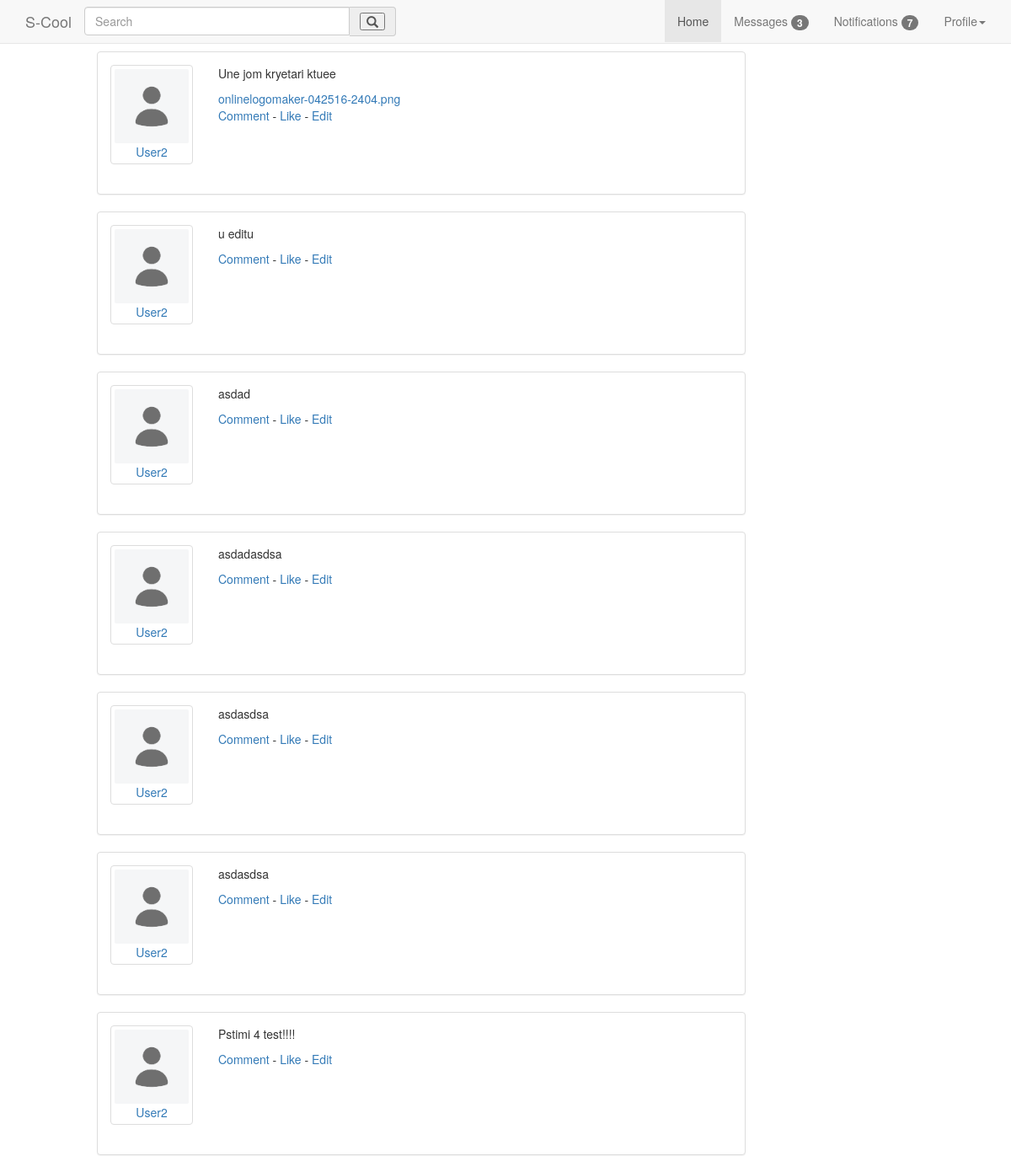
The page /WebContent/mainPage/grupi.php?idG=13&idS=4 (signed in) on the database its author committed.
### tables this page shows
CREATE TABLE `postimi` (
  `ID` int(11) NOT NULL,
  `Tekst` text,
  `File_Name` text,
  `File_Type` varchar(20) DEFAULT NULL,
  `File_size` int(11) DEFAULT NULL,
  `Content` mediumblob,
  `FK_Studenti` int(11) DEFAULT NULL,
  `FK_Profi` int(11) DEFAULT NULL,
  `FK_Grupi` int(11) DEFAULT NULL,
  `FK_Lenda` int(11) DEFAULT NULL
);

### BL/Grupi.php (called while the page is built, shortened)
<?php
class Grupi {
    public static function getPostimin($idG)
    {
        $sqlConnection = new SQLConnection();
        $con = $sqlConnection->connection();
        $sql = "SELECT * FROM grupi as g INNER JOIN postimi as pos ON g.ID = ".$idG." AND pos.FK_Grupi = ".$idG." ORDER BY pos.ID DESC";
        $post = array();
        $result = mysqli_query($con, $sql);
        $count = 0;
        if(mysqli_num_rows($result) > 0)
        {
            while($row = mysqli_fetch_assoc($result))
            {
                $post[$count++] = $row;
            }
        }
        return $post;
    }
}

### WebContent/mainPage/grupi.php (the view, shortened to what this page needs)
<!DOCTYPE html>
<html>
    <head>
        <?php include "headd.php"; ?>
    </head>
    <body>
        <?php
             include "headerBar.php";
            $idG = filter_input(INPUT_GET, "idG");
        ?>
        <div id="posts" class="col-md-8 col-md-offset-1">
            <div class="panel panel-default">
                <div class="panel-heading">
                    <h3 class="panel-title">Grupi</h3>
                </div>
            </div>
            <?php
                $postimet = Grupi::getPostimin($idG);
                for($i=0;$i<count($postimet);$i++)
                {
                    $row = $postimet[$i];
                    if(!isset($row['File_Name']))
                    {
                        echo "<div class='panel panel-default post'>"
                                ."<div class='panel-body'>"
                                    ."<div class='row'>"
                                        ."<div class='col-sm-2'>"
                                           ."<a class='post-avata-r thumbnail' href='#'>"
                                               ."<img src='img/user.png'>"
                                                ."<div class='text-center'>User2</div>"
                                            ."</a>"
                                        ."</div>"
                                        ."<div class='col-sm-10'>"
                                            ."<div class='bubble'>"
                                                ."<div class='pointer'>"
                                                    ."<p>"
                                                        .$row['Tekst']
                                                    ."</p>"
                                                ."</div>"
                                                ."<div class='pointer-border'></div>"
                                            ."</div>"
                                            ."<p class='post-actions'><a href='#'>Comment</a> - <a href='#'>Like</a> - <a data-toggle='modal' data-target='#editPost".$row['ID']."' href='#' id='".$row['ID']."' onclick='getID(this)' >Edit</a></p>"
                                                        ."<div class='modal fade' id='editPost".$row['ID']."' tabindex='-1' role='dialog' aria-labelledby='myModalLabel'>"
                                                            ."<div class='modal-dialog' role='form'>"
                                                                ."<div class='modal-content'>"
                                                                    ."<div class='modal-header'>"
                                                                        ."<button type='button' class='close' data-dismiss='modal' aria-label='Close'><span aria-hidden='true'>&times;</span></button>"
                                                                        ."<h4 class='modal-title' id='myModalLabel'>Editing Post</h4>"
                                                                   ."</div>"
                                                                    ."<form onclick='getAction(this)' method='post'>"
                                                                        ."<div class='modal-body'>"
                                                                            ."<div class='form-group'>"
                                                                                ."<input type='text' id='editPost' class='form-control' name='textField".$row['ID']."'/>"
                                                                            ."</div>"
                                                                        ."</div>"
                                                                        ."<div class='modal-footer'>"
                                                                            ."<button type='button' class='btn btn-default' data-dismiss='modal'>Close</button>"
                                                                            ."<button type='submit' class='btn btn-primary' onclick='getName(this)' name='saveBtn".$row['ID']."'>Save changes</button>"
                                                                        ."</div>"
                                                                    ."</form>"
                                                                ."</div>"
                                                            ."</div>"
                                                       ."</div>"
                                        ."</div>"
                                    ."</div>"
                                ."</div>"
                            ."</div>";
                    }
                    else
                    {
                        echo "<div class='panel panel-default post'>"
                                ."<div class='panel-body'>"
                                    ."<div class='row'>"
                                        ."<div class='col-sm-2'>"
                                           ."<a class='post-avata-r thumbnail' href='#'>"
                                               ."<img src='img/user.png'>"
                                                ."<div class='text-center'>User2</div>"
                                            ."</a>"
                                        ."</div>"
                                        ."<div class='col-sm-10'>"
                                            ."<div class='bubble'>"
                                                ."<div class='pointer'>"
                                                    ."<p>"
                                                        .$row['Tekst']
                                                    ."</p>"
                                                    ."<a href='/../S-Cool/files/".$row['File_Name']."' download>".$row['File_Name']."</a>"
                                                ."</div>"
                                                ."<div class='pointer-border'></div>"
                                            ."</div>"
                                            ."<p class='post-actions'><a href='#'>Comment</a> - <a href='#'>Like</a> - <a data-toggle='modal' data-target='#editPost".$row['ID']."' href='#' id='".$row['ID']."' onclick='getID(this)' >Edit</a></p>"
                                                        ."<div class='modal fade' id='editPost".$row['ID']."' tabindex='-1' role='dialog' aria-labelledby='myModalLabel'>"
                                                            ."<div class='modal-dialog' role='form'>"
                                                                ."<div class='modal-content'>"
                                                                    ."<div class='modal-header'>"
                                                                        ."<button type='button' class='close' data-dismiss='modal' aria-label='Close'><span aria-hidden='true'>&times;</span></button>"
                                                                        ."<h4 class='modal-title' id='myModalLabel'>Editing Post</h4>"
                                                                   ."</div>"
                                                                    ."<form onclick='getAction(this)' method='post' enctype='multipart/form-data'>"
                                                                        ."<div class='modal-body'>"
                                                                            ."<div class='form-group'>"
                                                                                ."<input type='text' id='editPost' class='form-control' name='textField".$row['ID']."'/>"
                                                                                ."<input type='hidden' id='hPost' class='form-control' name='hiddenInput' value='".$row['File_Name']."'/>"
                                                                            ."</div>"
                                                                            ."<div class='form-group'>"
                                                                                ."<label for='changeFile'>File</label>"
                                                                                ."<input type='file' id='changeFile' class='form-control' placeholder='Upload a file' name='file".$row['ID']."'/>"
                                                                            ."</div>"
                                                                        ."</div>"
                                                                        ."<div class='modal-footer'>"
                                                                            ."<button type='button' class='btn btn-default' data-dismiss='modal'>Close</button>"
                                                                            ."<button type='submit' class='btn btn-primary' name='saveBtn".$row['ID']."'>Save changes</button>"
                                                                        ."</div>"
                                                                    ."</form>"
                                                                ."</div>"
                                                            ."</div>"
                                                       ."</div>"
                                        ."</div>"
                                    ."</div>"
                                ."</div>"
                            ."</div>";
                    }
                }
            ?>
                </div>
    </body>
</html>

### rows shown on the page
postimi: Tekst "Une jom kryetari ktuee", File_Name "onlinelogomaker-042516-2404.png"
postimi: Tekst "u editu"
postimi: Tekst "asdad"
postimi: Tekst "asdadasdsa"
postimi: Tekst "asdasdsa"
postimi: Tekst "asdasdsa"
postimi: Tekst "Pstimi 4 test!!!!"
